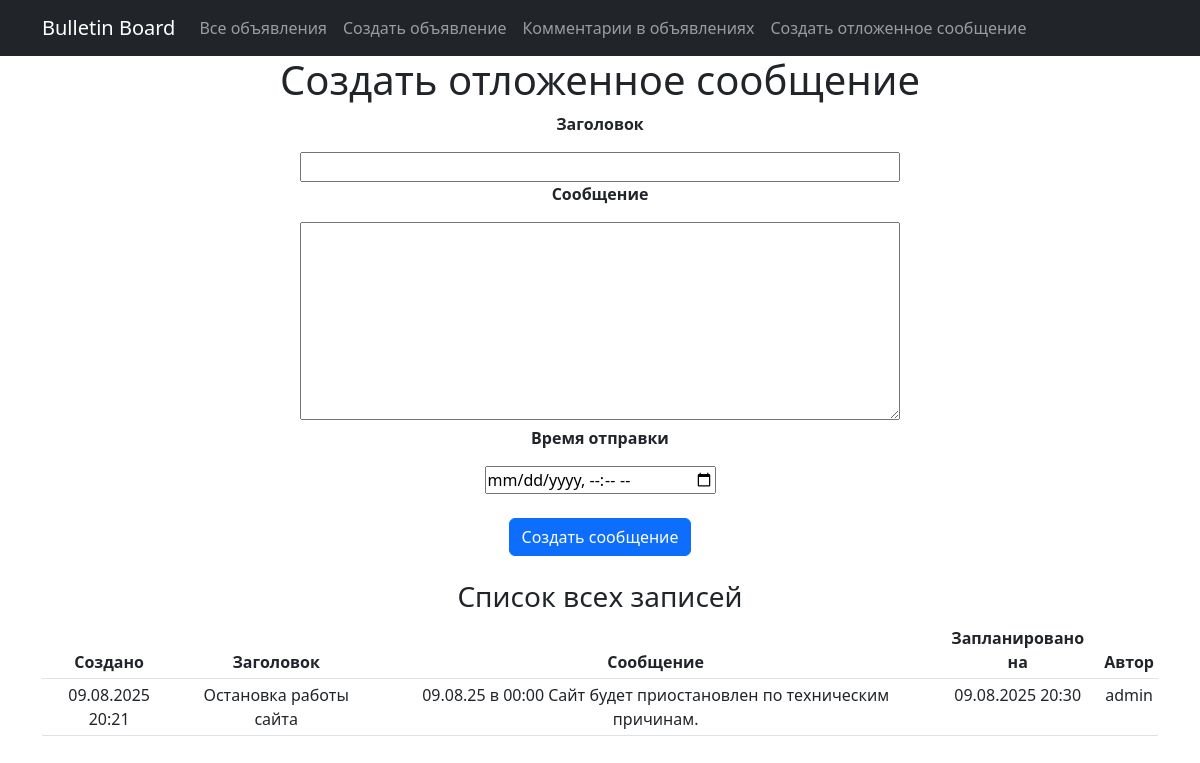
Screenshot of /create-scheduled-message/ (signed in) with the database file from the repository.
### board/models.py (models this page shows, shortened)
class ScheduledMessage(models.Model):
    created_at = models.DateTimeField(auto_now_add=True)
    scheduled_time = models.DateTimeField()
    title = models.CharField(max_length=255)
    content = models.TextField()
    author = models.ForeignKey(User, on_delete=models.CASCADE)

### board/views.py (the view, shortened to what this page needs)
# urls.py: path('create-scheduled-message/', ScheduledMessageCreateView.as_view(), name='create_scheduled_message')
class ScheduledMessageCreateView(LoginRequiredMixin, CreateView):
    model = ScheduledMessage
    template_name = 'create_scheduled_message.html'
    fields = ['title', 'content', 'scheduled_time']
    def get_context_data(self, **kwargs):
        context = super().get_context_data(**kwargs)
        context['page_obj'] = ScheduledMessage.objects.all().order_by('-created_at')
        return context

### templates/create_scheduled_message.html (shortened to what this page needs)
{% extends 'flatpages/default.html' %}
{% block content %}
<h1>Создать отложенное сообщение</h1>
<form method="POST">
  <p><strong>Заголовок</strong></p>
  <input type="text" id="title" name="title" required style="width:100%; max-width:600px; box-sizing:border-box;"><br>
  <p><strong>Сообщение</strong></p>
  <textarea id="content" name="content" required rows="8"
    style="width:100%; max-width:600px; min-height:120px; resize:vertical;"></textarea><br>
  <p><strong>Время отправки</strong></p>
  <input type="datetime-local" id="scheduled_time" name="scheduled_time" required><br><br>
  <button type="submit" class="btn btn-primary">Создать сообщение</button><br><br>
</form>
<h3>Список всех записей</h3>
<table class="table table-sm">
  <thead>
    <tr>
      <th>Создано</th>
      <th>Заголовок</th>
      <th>Сообщение</th>
      <th>Запланировано на</th>
      <th>Автор</th>
    </tr>
  </thead>
  <tbody>
    {% for obj in page_obj %}
    <tr>
      <td>{{ obj.created_at|date:"d.m.Y H:i" }}</td>
      <td>{{ obj.title }}</td>
      <td>{{ obj.content }}</td>
      <td>{{ obj.scheduled_time|date:"d.m.Y H:i" }}</td>
      <td>{{ obj.author.get_username }}</td>
    </tr>
    {% empty %}
    <tr>
      <td colspan="5">Записей нет</td>
    </tr>
    {% endfor %}
  </tbody>
</table>
{% endblock %}

### rows the page displays
ScheduledMessage: created_at "09.08.2025 20:21", title "Остановка работы сайта", content "09.08.25 в 00:00 Сайт будет приостановлен по техническим причинам.", scheduled_time "09.08.2025 20:30", author.get_username "admin"
